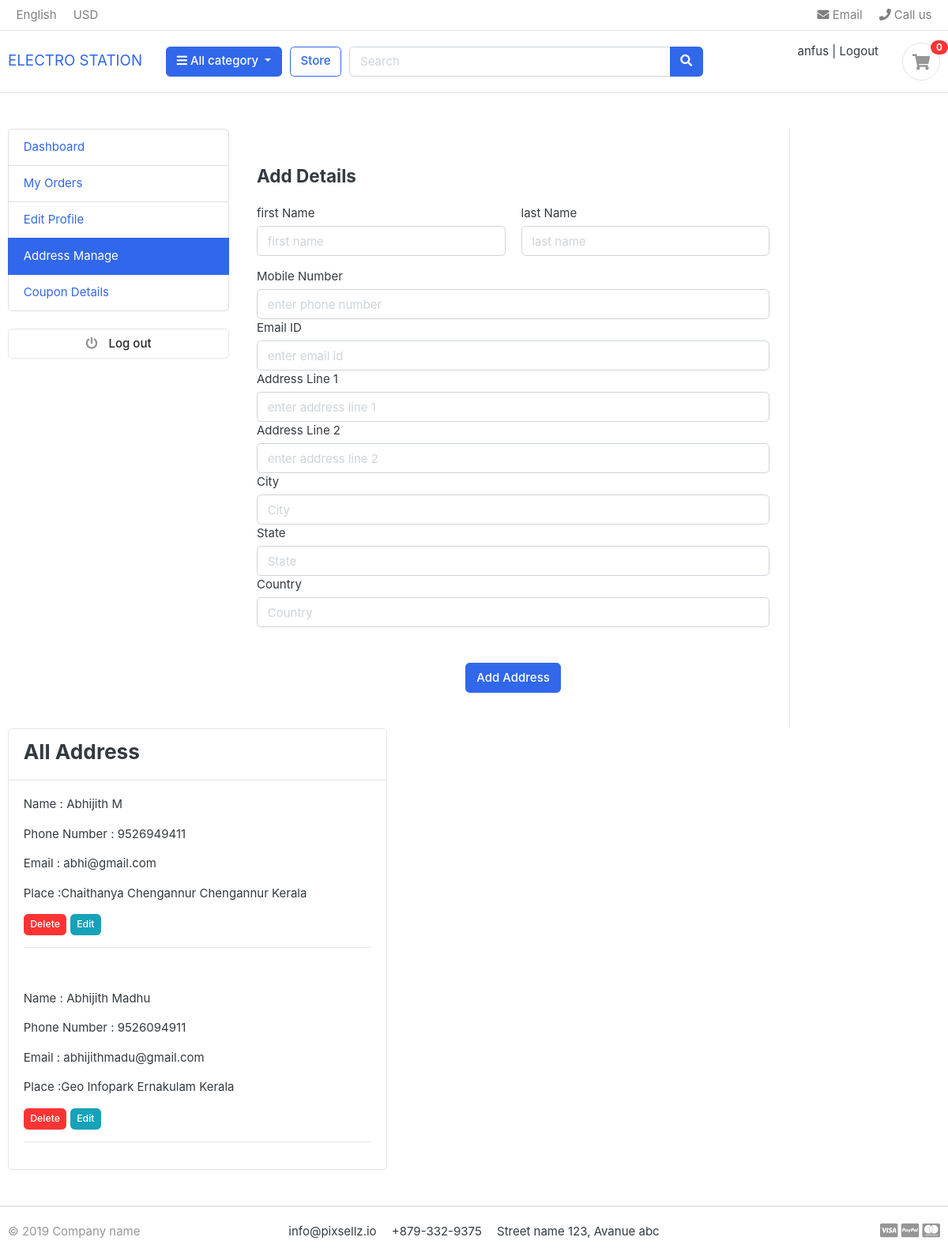
/orders/address (signed in), run on the app's committed database.
### ecomapp/models.py (models this page shows)
class UserData(AbstractUser):
    email = models.EmailField(unique=True)
    phone = models.CharField(max_length=20)

### orders/models.py (models this page shows, shortened)
class UserAddress(models.Model):
    user=models.ForeignKey(UserData,on_delete=models.CASCADE)
    first_name=models.CharField(max_length=50)
    last_name=models.CharField(max_length=50)
    phone=models.CharField(max_length=50)
    email=models.EmailField(max_length=50)
    address_line1=models.CharField(max_length=50)
    address_line2=models.CharField(max_length=50,blank=True)
    city=models.CharField(max_length=50)
    state=models.CharField(max_length=50)
    country=models.CharField(max_length=50)

### orders/views.py (the view, shortened to what this page needs)
# urls.py: path('address',views.user_address,name='address'),
def user_address(request):
    addresses=UserAddress.objects.filter(user=request.user)
    context={'addresses':addresses}
    return render(request,'useraddress.html',context)

### ecomapp/context_processors.py (called while the page is built)
def menu_link(request):
    links = Category.objects.all()
    return dict(links=links)

def counter(request):
    cart_count=0
    if 'admin' in request.path:
        return{}
    else:
        try:
            cart= Cart.objects.filter(cart_id=_cart_id(request))
            if request.user.is_authenticated:
                cart_items=CartItem.objects.all().filter(user=request.user)
            else:
                cart_items= CartItem.objects.all().filter(cart=cart[:1])
            for cart_item in cart_items:
                cart_count += cart_item.quantity
        except Cart.DoesNotExist:
            cart_count =0
    return dict(cart_count=cart_count)

### ecomapp/models.py (called while the page is built)
    def get_url(self):
        return reverse('product_by_category',args=[self.slug])

### ecomapp/views.py (called while the page is built)
def _cart_id(request):
    cart= request.session.session_key
    if not cart:
        cart=request.session.create()
    return cart

### templates/useraddress.html (shortened to what this page needs)
{% extends 'first.html' %}
{% block content %}
<div class="container rounded bg-white mt-5 mb-5">
    <div class="row">
        {% include 'dashboard_sidebar.html' %}
        <div class="col-md-7 border-right">
            <div class="p-3 py-5">
                <div class="d-flex justify-content-between align-items-center mb-3">
                    <h4 class="text-right">Add Details</h4>
                </div>
                <form action="" method="POST">
                <div class="row mt-2">
                    <div class="col-md-6"><label class="labels">first Name</label><input type="text" class="form-control" placeholder="first name" value="" name="first_name"></div>
                    <div class="col-md-6"><label class="labels">last Name</label><input type="text" class="form-control" value="" placeholder="last name"name="last_name"></div>
                </div>
                <div class="row mt-3">
                    <div class="col-md-12"><label class="labels">Mobile Number</label><input type="text" class="form-control" placeholder="enter phone number" value="" name="phone"></div>
                    <div class="col-md-12"><label class="labels">Email ID</label><input type="text" class="form-control" placeholder="enter email id" value="" name="email"></div>
                    <div class="col-md-12"><label class="labels">Address Line 1</label><input type="text" class="form-control" placeholder="enter address line 1" value="" name="address_line1"></div>
                    <div class="col-md-12"><label class="labels">Address Line 2</label><input type="text" class="form-control" placeholder="enter address line 2" value="" name="address_line2"></div>
                    <div class="col-md-12"><label class="labels">City</label><input type="text" class="form-control" placeholder="City" value="" name="city"></div>
                    <div class="col-md-12"><label class="labels">State</label><input type="text" class="form-control" placeholder="State" value="" name="state"></div>
                    <div class="col-md-12"><label class="labels">Country</label><input type="text" class="form-control" placeholder="Country" value="" name="country"></div>
                </div>
                <div class="mt-5 text-center"><input type="submit" class="btn btn-primary" value="Add Address"></div>
                </form>
            </div>
        </div>
        <div class="col-md-5">
            <div class="card">
                <div class="card-header">
                  <h3>All Address</h3>
                </div>
                {% for address in addresses %}
                <div class="card-body">
                  <p class="card-text">Name : {{address.first_name}} {{address.last_name}}</p>
                  <p class="card-text">Phone Number : {{address.phone}} </p>
                  <p class="card-text">Email : {{address.email}} </p>
                  <p class="card-text">Place :{{address.address_line1}} {{address.city}} {{address.state}}</p>
                  <a href="{% url 'deladdress' address.id %}" class="btn btn-sm btn-danger">Delete</a>
                  <a href="{% url 'editaddress' address.id %}" class="btn btn-sm btn-info">Edit</a>
                  <hr>
                </div>
                {% endfor %}
              </div>
        </div>
    </div>
</div>
{% endblock %}

### templates/first.html (shortened to what this page needs)
{% load static %}
<!DOCTYPE HTML>
<html lang="en">
<head>
<link href="{% static 'css/bootstrap.css' %}" rel="stylesheet" type="text/css"/>
<link href="{%static  'fonts/fontawesome/css/all.min.css' %}" type="text/css" rel="stylesheet">
<link href="{%static 'css/ui.css' %}" rel="stylesheet" type="text/css"/>
<link href="{%static 'css/responsive.css' %}" rel="stylesheet" media="only screen and (max-width: 1200px)" />
</head>
<body>
<header class="section-header">
<nav class="navbar p-md-0 navbar-expand-sm navbar-light border-bottom">
<div class="container">
  <div class="collapse navbar-collapse" id="navbarTop4">
    <ul class="navbar-nav mr-auto">
    	<li class="nav-item dropdown">
		 	<a href="#" class="nav-link">   English </a>
		</li>
		<li class="nav-item dropdown">
			<a href="#" class="nav-link"> USD </a>
		</li>
    </ul>
    <ul class="navbar-nav">
		<li><a href="#" class="nav-link"> <i class="fa fa-envelope"></i> Email </a></li>
		<li><a href="#" class="nav-link"> <i class="fa fa-phone"></i> Call us </a></li>
	</ul>
  </div>
</div>
</nav>
<section class="header-main border-bottom">
	<div class="container">
<div class="row align-items-center">
	<div class="col-lg-2 col-md-3 col-6">
			<a class="navbar-brand" href="{% url 'index' %}">ELECTRO STATION</a>
	</div>
	<div class="col-lg col-sm col-md col-6 flex-grow-0">
		<div class="category-wrap dropdown d-inline-block float-right">
			<button type="button" class="btn btn-primary dropdown-toggle" data-toggle="dropdown">
				<i class="fa fa-bars"></i> All category
			</button>
		</div>
	</div>
	<a href="{% url 'store' %}" class="btn btn-outline-primary">Store</a>
	<div class="col-lg  col-md-6 col-sm-12 col">
		<form action="{% url 'search' %}" class="search" method="GET">
			<div class="input-group w-100">
			    <input type="text" name="keyword" class="form-control" style="width:60%;" placeholder="Search">
			    <div class="input-group-append">
			      <button class="btn btn-primary" type="submit">
			        <i class="fa fa-search"></i>
			      </button>
			    </div>
		    </div>
		</form>
	</div>
	<div class="col-lg-3 col-sm-6 col-8 order-2 order-lg-3">
		<div class="d-flex justify-content-end mb-3 mb-lg-0">
			<div class="widget-header">
				<div>
					{% if request.user.is_authenticated %}
					<a href="{% url 'dashboard' %}">{{request.user}}</a> <span class="dark-transp"> | </span>
					<a href="{% url 'user_logout' %}"> Logout</a>
					{% else %}
					<a href="{% url 'user_login' %}">Sign in</a> <span class="dark-transp"> | </span>
					<a href="{% url 'user_registration' %}"> Register</a>
					{% endif %}
				</div>
			</div>
			<a href="{% url 'cart' %}" class="widget-header pl-3 ml-3">
				<div class="icon icon-sm rounded-circle border"><i class="fa fa-shopping-cart"></i></div>
				<span class="badge badge-pill badge-danger notify">{{cart_count}}</span>
			</a>
		</div>
	</div>
</div>
	</div>
</section>
</header>
{% block content %}
{% endblock %}
<footer class="section-footer border-top">
	<div class="container">
		<section class="footer-bottom border-top row">
			<div class="col-md-2">
				<p class="text-muted"> &copy 2019 Company name </p>
			</div>
			<div class="col-md-8 text-md-center">
				<span  class="px-2">info@pixsellz.io</span>
				<span  class="px-2">+879-332-9375</span>
				<span  class="px-2">Street name 123, Avanue abc</span>
			</div>
			<div class="col-md-2 text-md-right text-muted">
				<i class="fab fa-lg fa-cc-visa"></i>
				<i class="fab fa-lg fa-cc-paypal"></i>
				<i class="fab fa-lg fa-cc-mastercard"></i>
			</div>
		</section>
	</div>
</footer>
</body>
</html>

### static/css/ui.css (style rules this page uses)
html { font-family: "Inter", sans-serif; font-size: 15px; }
.icon-xs, .icon-sm, .icon-md, .icon-lg { display: inline-block; text-align: center; flex-shrink: 0; flex-grow: 0; }
.icon-sm { width: 48px; height: 48px; line-height: 48px !important; font-size: 20px; }
.bg-white { background-color: #fff; }
p:last-child { margin-bottom: 0; }
.header-main { position: relative; padding-top: 1rem; padding-bottom: 1rem; }
.widget-header { display: inline-block; vertical-align: middle; position: relative; }
.widget-header a { color: #343a40; }
.widget-header i { color: #969696; }
.widget-header .notify { position: absolute; top: -3px; right: -10px; }
.footer-bottom { padding-top: 20px; padding-bottom: 20px; }
.notify { position: absolute; top: -4px; right: -10px; display: inline-block; padding: 0.25em 0.6em; font-size: 12px; line-height: 1; text-align: center; border-radius: 3rem; color: #fff; background-color: #fa3434; }

### data on the page
UserData: user "anfus"
UserAddress: first_name "Abhijith", last_name "M", phone "9526949411", email "abhi@gmail.com", address_line1 "Chaithanya Chengannur", city "Chengannur", state "Kerala"
UserAddress: first_name "Abhijith", last_name "Madhu", phone "9526094911", email "abhijithmadu@gmail.com", address_line1 "Geo Infopark", city "Ernakulam", state "Kerala"

### other printed values
{{ cart_count }} "0"
